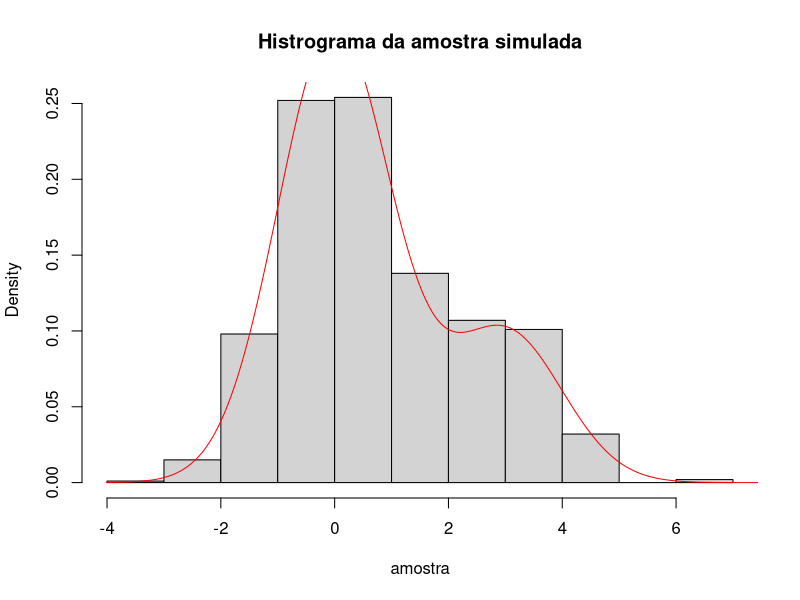
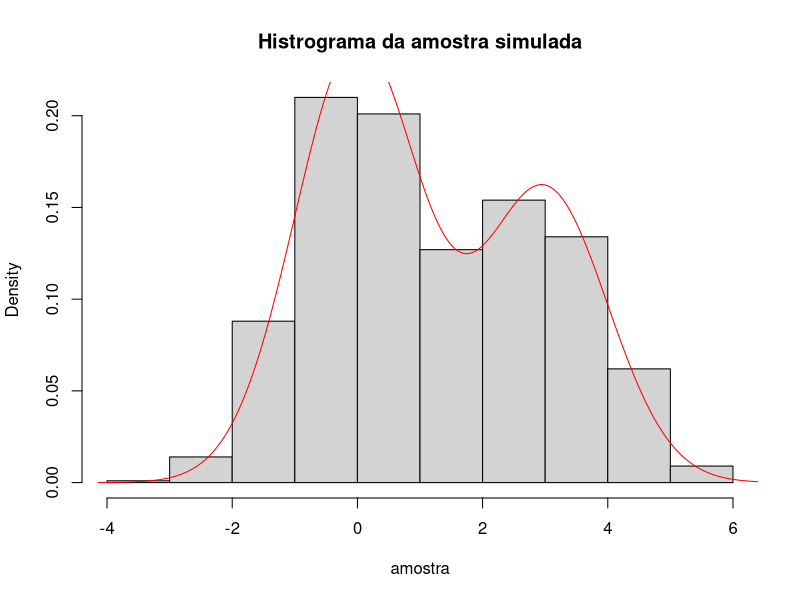
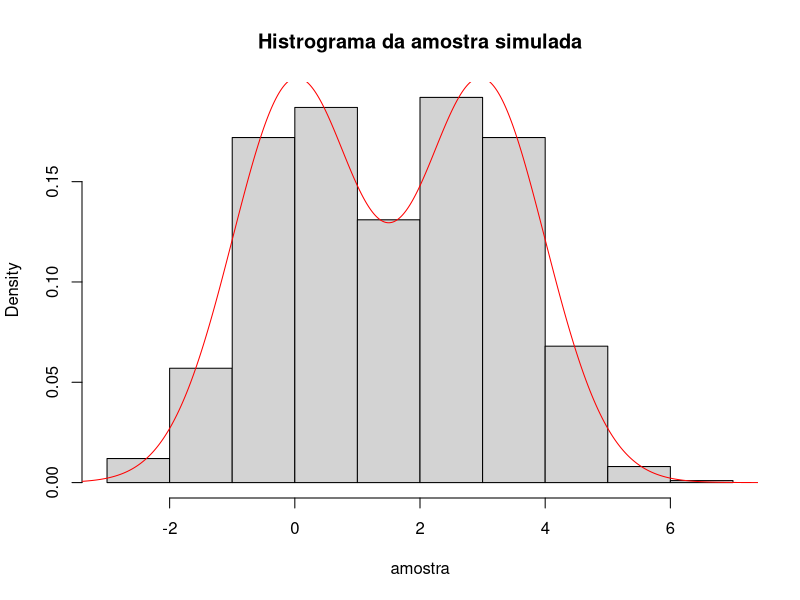

Write R code to recreate these figures, in order. (Note: this script raises an error after producing the figures.)
########### Aula 1 - Ex 1 ##########

#3.3 exp(x + x^2) entre -2 e 2

#função transformada
h = function(y) {
  x = 4*y - 2
  exp(x + x^2)
} 

#integral
4*mean(h(runif(10000)))

#3.7 exp(-x^2) entre -inf e inf

#função transformada
h = function(y) {
  x = -log((1-y)/y)
  
  exp(-(x)^2)*((1+exp(-x))^2)/exp(-x)
  
}

mean(h(runif(10000)))

#3.9 exp(-x-y) 0 < y < x, 0 < x < inf

#função transformada
h = function(k, l) {
  x = l/(1-l)
  y = k*x
  
  exp(-(x+y))*x*(1+x)^2
}

mean(h(runif(100000), runif(100000)))


#

########### Aula 1 - Ex 3 ##########
#3.11
set.seed(10)
################
rmixp = function(n, p) {
  u = rbinom(n, prob = p, size=1)
  x = rnorm(n)
  y = rnorm(n, 3, 1)
  c(x[u==1], y[u==0])
}

dmixp = function(x, p) {
  p*dnorm(x) + (1-p)*dnorm(x, 3, 1)
}


pl = function(p, n=1000) {
  amostra = rmixp(n, p)
  x = seq(min(amostra)-1, max(amostra)+1, 0.001)
  hist(amostra, freq = F, main="Histrograma da amostra simulada")
  lines(x, dmixp(x, p), col='red')
  
}


pl(p=0.75)
pl(p=0.6)
pl(p=0.5)

#mais próximo de p=0.5 -> maior bimodalidade

#3.12
rmgp = function(n, a, b) {
  rgamma(n, a, b) %>% rpois(n, .)
}

rmgp(1000, 4, 2) %>% hist()




########### Aula 1 - Ex 4 ##########

fross4.2 = function(q)
{
  U = runif(1)
  i = 0
  p = exp(-q)
  FP = p
  while(U >= FP)
  {
    p = (q*p)/(i+1)
    FP = FP + p
    i = i + 1
  }
  return(i)
}

rpoisson = function(n,q)
{
  X = rep(q,n)
  return(sapply(X,fross4.2))
}

########### Aula 1 - Ex 5 ##########

fross4h.1 = function(v)
{
  N = length(v) - 1
  i = as.numeric(names(sort(v[match(names(v[v < 1/N]),names(v))])[1]))
  z = v[i] + v[-i]
  j = as.numeric(names(sort(v[match(names(z[z >= 1/N]),names(v))]))[1])
  k = as.numeric(match(i,as.numeric(names(v))))
  q = N*v[k]
  q[2] = 1 - q
  names(q) = c(i,j)
  return(q)
}

fross4h.2 = function(p)
{
  q = list()
  N = length(p)
  t = N - 1
  for(j in 1:(N-2))
  {
    q[[j]] = fross4h.1(p)
    i = match(names(q[[j]]),names(p))
    c = (1/t)*q[[j]]
    p[i[1]] = p[i[1]] - c[1]
    p[i[2]] = p[i[2]] - c[2]
    p = p[-which(p == 0)]*(t/(t-1))
    t = t - 1
  }
  q[[j+1]] = p
  return(q)
}

fross4h.3 = function(q,p)
{
  n = length(p)
  N = ceiling((n-1)*runif(1))
  u = runif(1)
  g = as.numeric((names(q[[N]])))
  x = ifelse(u<as.numeric(q[[N]][1]),g[1],g[2])
  return(x)
}

rmultimix = function(n,p)
{
  names(p) = 1:length(p)
  q = fross4h.2(p)
  x = replicate(n,fross4h.3(q,p))
  return(x)
}


########### Aula 1 - Ex 6 ##########



#minha g será uma t com df baixo, para ter uma calda mais pesada

#densidade da skew normal 
dskew = function(x, ep, w, a) {
  (2/w)*dnorm((x-ep)/w)*pnorm(a*((x-ep)/w))
}

#usando SIR 
rskew = function(n, ep, w, a, m) {
  
  g = function(x, ep) dnorm(x, ep, sd=100)
  y = rnorm(m, mean = ep, sd=100)
  w = (dskew(y, ep=0, w=2, a=6)/g(y, ep=0))/sum((dskew(y, ep=0, w=2, a=6)/g(y, ep=0)))
  sample(y, size=n, prob = w, replace = T) 
  
  
}




